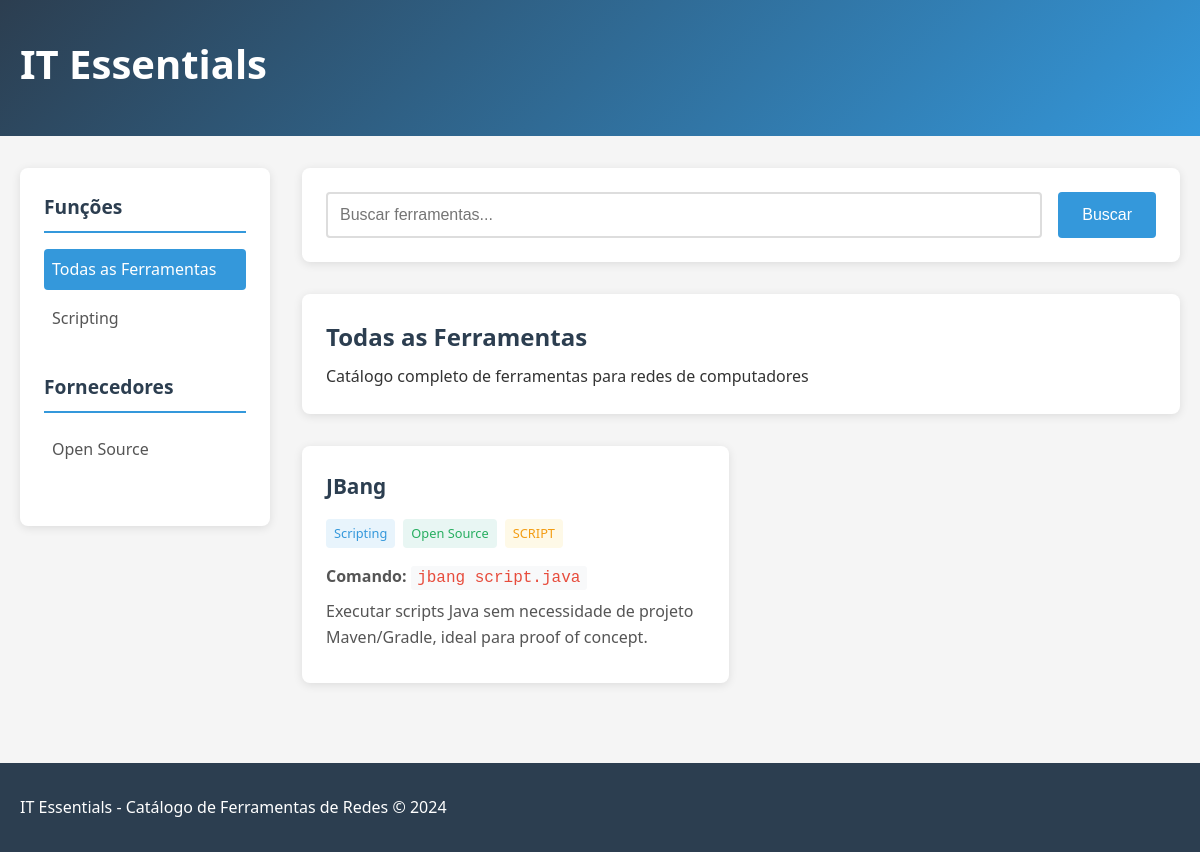
The page / on the database its author committed.
### tables this page shows
CREATE TABLE funcao (
    id INTEGER PRIMARY KEY AUTOINCREMENT,
    nome TEXT NOT NULL,
    descricao TEXT,
    ramo_id INTEGER,
    FOREIGN KEY (ramo_id) REFERENCES ramo (id)
);

CREATE TABLE fornecedor (
    id INTEGER PRIMARY KEY AUTOINCREMENT,
    nome TEXT NOT NULL,
    descricao TEXT
);

CREATE TABLE ferramenta (
    id INTEGER PRIMARY KEY AUTOINCREMENT,
    funcao_id INTEGER,
    fornecedor_id INTEGER,
    nome TEXT NOT NULL,
    comando_sintaxe TEXT,
    protocolo_padrao TEXT,
    tipo TEXT CHECK(tipo IN ('CLI', 'GUI', 'API', 'SCRIPT', 'HARDWARE')),
    contexto_uso TEXT,
    FOREIGN KEY (funcao_id) REFERENCES funcao (id),
    FOREIGN KEY (fornecedor_id) REFERENCES fornecedor (id)
);

### routes.py (the view)
@main.route('/')
def index():
    ferramentas = get_ferramentas()
    funcoes = get_funcoes()
    fornecedores = get_fornecedores()
    return render_template('index.html',
                         ferramentas=ferramentas,
                         funcoes=funcoes,
                         fornecedores=fornecedores,
                         pagina='inicio')

### models.py (called while the page is built)
def get_db():
    if 'db' not in g:
        database_path = os.path.join(os.path.dirname(__file__), 'database.db')
        g.db = sqlite3.connect(database_path)
        g.db.row_factory = sqlite3.Row
    return g.db

def get_ferramentas():
    db = get_db()
    cursor = db.cursor()
    cursor.execute("""
        SELECT
            f.id,
            f.nome as ferramenta_nome,
            f.comando_sintaxe,
            f.protocolo_padrao,
            f.tipo,
            f.contexto_uso,
            fn.nome as funcao_nome,
            fn.descricao as funcao_descricao,
            fr.nome as fornecedor_nome,
            fr.descricao as fornecedor_descricao
        FROM ferramenta f
        JOIN funcao fn ON f.funcao_id = fn.id
        JOIN fornecedor fr ON f.fornecedor_id = fr.id
        ORDER BY fn.nome, f.nome
    """)
    return cursor.fetchall()

def get_funcoes():
    db = get_db()
    cursor = db.cursor()
    cursor.execute("SELECT id, nome, descricao FROM funcao ORDER BY nome")
    return cursor.fetchall()

def get_fornecedores():
    db = get_db()
    cursor = db.cursor()
    cursor.execute("SELECT id, nome, descricao FROM fornecedor ORDER BY nome")
    return cursor.fetchall()

### templates/index.html (shortened to what this page needs)
<!DOCTYPE html>
<html lang="pt-BR">
<head>
    <link rel="stylesheet" href="{{ url_for('static', filename='style.css') }}">
</head>
<body>
    <header>
        <div class="container">
            <h1>IT Essentials</h1>
        </div>
    </header>
    <div class="container">
        <div class="sidebar">
            <h2>Funções</h2>
            <ul>
                <li><a href="{{ url_for('main.index') }}" class="{% if pagina == 'inicio' %}active{% endif %}">Todas as Ferramentas</a></li>
                {% for funcao in funcoes %}
                <li><a href="{{ url_for('main.ferramentas_por_funcao', funcao_id=funcao.id) }}"
                       class="{% if funcao_atual and funcao_atual.id == funcao.id %}active{% endif %}">
                    {{ funcao.nome }}
                </a></li>
                {% endfor %}
            </ul>
            <h2>Fornecedores</h2>
            <ul>
                {% for fornecedor in fornecedores %}
                <li><a href="{{ url_for('main.ferramentas_por_fornecedor', fornecedor_id=fornecedor.id) }}"
                       class="{% if fornecedor_atual and fornecedor_atual.id == fornecedor.id %}active{% endif %}">
                    {{ fornecedor.nome }}
                </a></li>
                {% endfor %}
            </ul>
        </div>
        <div class="main-content">
            <div class="search-box">
                <form action="{{ url_for('main.buscar') }}" method="get">
                    <input type="text" name="q" placeholder="Buscar ferramentas..." value="{{ termo_busca or '' }}">
                    <button type="submit">Buscar</button>
                </form>
            </div>
            <div class="page-header">
                {% if funcao_atual %}
                    <h2>Ferramentas para: {{ funcao_atual.nome }}</h2>
                    <p>{{ funcao_atual.descricao }}</p>
                {% elif fornecedor_atual %}
                    <h2>Ferramentas do fornecedor: {{ fornecedor_atual.nome }}</h2>
                    <p>{{ fornecedor_atual.descricao }}</p>
                {% elif termo_busca %}
                    <h2>Resultados para: "{{ termo_busca }}"</h2>
                    <p>{{ ferramentas|length }} ferramenta(s) encontrada(s)</p>
                {% else %}
                    <h2>Todas as Ferramentas</h2>
                    <p>Catálogo completo de ferramentas para redes de computadores</p>
                {% endif %}
            </div>
            <div class="tools-grid">
                {% for ferramenta in ferramentas %}
                <div class="tool-card">
                    <h3>{{ ferramenta.ferramenta_nome }}</h3>
                    <div class="tool-meta">
                        <span class="funcao">{{ ferramenta.funcao_nome }}</span>
                        <span class="fornecedor">{{ ferramenta.fornecedor_nome }}</span>
                        <span class="tipo {{ ferramenta.tipo.lower() }}">{{ ferramenta.tipo }}</span>
                    </div>
                    <div class="tool-details">
                        {% if ferramenta.comando_sintaxe %}
                        <p><strong>Comando:</strong> <code>{{ ferramenta.comando_sintaxe }}</code></p>
                        {% endif %}
                        <p>{{ ferramenta.contexto_uso }}</p>
                    </div>
                </div>
                {% else %}
                <div class="no-results">
                    <p>Nenhuma ferramenta encontrada.</p>
                </div>
                {% endfor %}
            </div>
        </div>
    </div>
    <footer>
        <div class="container">
            <p>IT Essentials - Catálogo de Ferramentas de Redes &copy; 2024</p>
        </div>
    </footer>
</body>
</html>

### static/style.css (style rules this page uses)
* { margin: 0; padding: 0; box-sizing: border-box; }
body { font-family: 'Segoe UI', Tahoma, Geneva, Verdana, sans-serif; line-height: 1.6; color: #333; background-color: #f5f5f5; }
.container { max-width: 1200px; margin: 0 auto; padding: 0 20px; display: flex; }
header { background: linear-gradient(135deg, #2c3e50, #3498db); color: white; padding: 2rem 0; margin-bottom: 2rem; }
header h1 { font-size: 2.5rem; margin-bottom: 0.5rem; }
.sidebar { width: 250px; background: white; padding: 1.5rem; border-radius: 8px; box-shadow: 0 2px 10px rgba(0,0,0,0.1); margin-right: 2rem; height: fit-content; }
.sidebar h2 { font-size: 1.2rem; margin-bottom: 1rem; color: #2c3e50; border-bottom: 2px solid #3498db; padding-bottom: 0.5rem; }
.sidebar ul { list-style: none; margin-bottom: 2rem; }
.sidebar li { margin-bottom: 0.5rem; }
.sidebar a { color: #555; text-decoration: none; padding: 0.5rem; display: block; border-radius: 4px; transition: all 0.3s ease; }
.sidebar a:hover, .sidebar a.active { background-color: #3498db; color: white; }
.main-content { flex: 1; }
.search-box { background: white; padding: 1.5rem; border-radius: 8px; box-shadow: 0 2px 10px rgba(0,0,0,0.1); margin-bottom: 2rem; }
.search-box form { display: flex; gap: 1rem; }
.search-box input { flex: 1; padding: 0.75rem; border: 2px solid #ddd; border-radius: 4px; font-size: 1rem; }
.search-box button { padding: 0.75rem 1.5rem; background: #3498db; color: white; border: none; border-radius: 4px; cursor: pointer; font-size: 1rem; transition: background 0.3s ease; }
.page-header { background: white; padding: 1.5rem; border-radius: 8px; box-shadow: 0 2px 10px rgba(0,0,0,0.1); margin-bottom: 2rem; }
.page-header h2 { color: #2c3e50; margin-bottom: 0.5rem; }
.tools-grid { display: grid; grid-template-columns: repeat(auto-fill, minmax(300px, 1fr)); gap: 1.5rem; margin-bottom: 2rem; }
.tool-card { background: white; padding: 1.5rem; border-radius: 8px; box-shadow: 0 2px 10px rgba(0,0,0,0.1); transition: transform 0.3s ease, box-shadow 0.3s ease; }
.tool-card h3 { color: #2c3e50; margin-bottom: 1rem; font-size: 1.3rem; }
.tool-meta { display: flex; flex-wrap: wrap; gap: 0.5rem; margin-bottom: 1rem; }
.tool-meta span { padding: 0.25rem 0.5rem; border-radius: 4px; font-size: 0.8rem; font-weight: 500; }
.tool-meta .funcao { background: #e8f4fc; color: #3498db; }
.tool-meta .fornecedor { background: #e8f6f3; color: #27ae60; }
.tool-meta .tipo { background: #fef9e7; color: #f39c12; }
.tool-meta .tipo.script { background: #fef9e7; color: #f39c12; }
.tool-details p { margin-bottom: 0.5rem; color: #555; }
.tool-details code { background: #f8f9fa; padding: 0.2rem 0.4rem; border-radius: 3px; font-family: 'Courier New', monospace; color: #e74c3c; }
footer { background: #2c3e50; color: white; text-align: center; padding: 2rem 0; margin-top: 3rem; }

### rows shown on the page
funcao: nome "Scripting"
fornecedor: nome "Open Source"
ferramenta: ferramenta_nome "JBang", funcao_nome "Scripting", fornecedor_nome "Open Source", tipo "SCRIPT", comando_sintaxe "jbang script.java", contexto_uso "Executar scripts Java sem necessidade de projeto Maven/Gradle, ideal para proof of concept."
